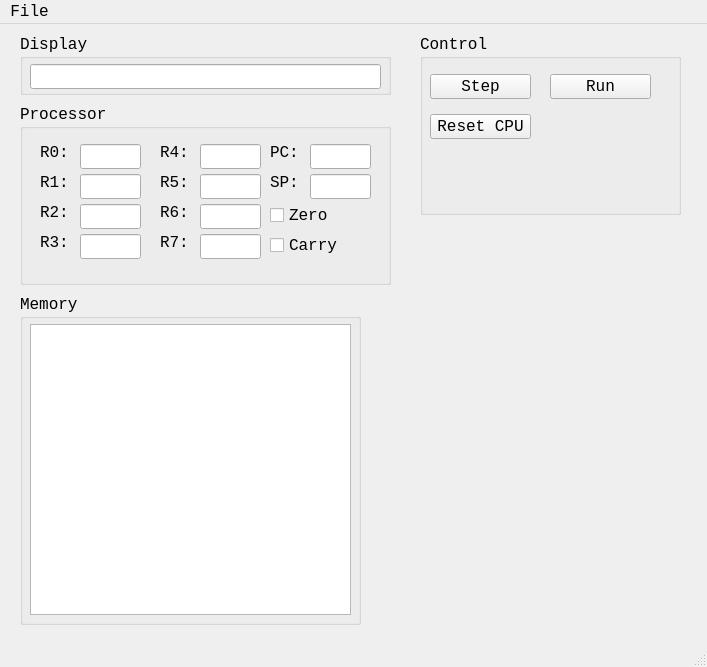
<?xml version="1.0" encoding="UTF-8"?>
<ui version="4.0">
 <class>MainWindow</class>
 <widget class="QMainWindow" name="MainWindow">
  <property name="geometry">
   <rect>
    <x>0</x>
    <y>0</y>
    <width>707</width>
    <height>667</height>
   </rect>
  </property>
  <property name="font">
   <font>
    <family>Monospace</family>
    <pointsize>12</pointsize>
   </font>
  </property>
  <property name="windowTitle">
   <string>tvm</string>
  </property>
  <widget class="QWidget" name="centralwidget">
   <widget class="QGroupBox" name="groupBox">
    <property name="geometry">
     <rect>
      <x>20</x>
      <y>270</y>
      <width>341</width>
      <height>331</height>
     </rect>
    </property>
    <property name="title">
     <string>Memory</string>
    </property>
    <widget class="QTextEdit" name="te_memory_view">
     <property name="geometry">
      <rect>
       <x>10</x>
       <y>30</y>
       <width>321</width>
       <height>291</height>
      </rect>
     </property>
     <property name="readOnly">
      <bool>true</bool>
     </property>
    </widget>
   </widget>
   <widget class="QGroupBox" name="groupBox_2">
    <property name="geometry">
     <rect>
      <x>20</x>
      <y>80</y>
      <width>371</width>
      <height>181</height>
     </rect>
    </property>
    <property name="title">
     <string>Processor</string>
    </property>
    <widget class="QLabel" name="label">
     <property name="geometry">
      <rect>
       <x>20</x>
       <y>40</y>
       <width>31</width>
       <height>17</height>
      </rect>
     </property>
     <property name="text">
      <string>R0:</string>
     </property>
    </widget>
    <widget class="QLineEdit" name="tb_r0">
     <property name="geometry">
      <rect>
       <x>60</x>
       <y>40</y>
       <width>61</width>
       <height>25</height>
      </rect>
     </property>
     <property name="readOnly">
      <bool>true</bool>
     </property>
    </widget>
    <widget class="QLineEdit" name="tb_r1">
     <property name="geometry">
      <rect>
       <x>60</x>
       <y>70</y>
       <width>61</width>
       <height>25</height>
      </rect>
     </property>
     <property name="readOnly">
      <bool>true</bool>
     </property>
    </widget>
    <widget class="QLabel" name="label_2">
     <property name="geometry">
      <rect>
       <x>20</x>
       <y>70</y>
       <width>31</width>
       <height>17</height>
      </rect>
     </property>
     <property name="text">
      <string>R1:</string>
     </property>
    </widget>
    <widget class="QLineEdit" name="tb_r2">
     <property name="geometry">
      <rect>
       <x>60</x>
       <y>100</y>
       <width>61</width>
       <height>25</height>
      </rect>
     </property>
     <property name="readOnly">
      <bool>true</bool>
     </property>
    </widget>
    <widget class="QLabel" name="label_3">
     <property name="geometry">
      <rect>
       <x>20</x>
       <y>100</y>
       <width>31</width>
       <height>17</height>
      </rect>
     </property>
     <property name="text">
      <string>R2:</string>
     </property>
    </widget>
    <widget class="QLineEdit" name="tb_r3">
     <property name="geometry">
      <rect>
       <x>60</x>
       <y>130</y>
       <width>61</width>
       <height>25</height>
      </rect>
     </property>
     <property name="readOnly">
      <bool>true</bool>
     </property>
    </widget>
    <widget class="QLabel" name="label_4">
     <property name="geometry">
      <rect>
       <x>20</x>
       <y>130</y>
       <width>31</width>
       <height>17</height>
      </rect>
     </property>
     <property name="text">
      <string>R3:</string>
     </property>
    </widget>
    <widget class="QLineEdit" name="tb_r4">
     <property name="geometry">
      <rect>
       <x>180</x>
       <y>40</y>
       <width>61</width>
       <height>25</height>
      </rect>
     </property>
     <property name="readOnly">
      <bool>true</bool>
     </property>
    </widget>
    <widget class="QLabel" name="label_5">
     <property name="geometry">
      <rect>
       <x>140</x>
       <y>40</y>
       <width>31</width>
       <height>17</height>
      </rect>
     </property>
     <property name="text">
      <string>R4:</string>
     </property>
    </widget>
    <widget class="QLineEdit" name="tb_r5">
     <property name="geometry">
      <rect>
       <x>180</x>
       <y>70</y>
       <width>61</width>
       <height>25</height>
      </rect>
     </property>
     <property name="readOnly">
      <bool>true</bool>
     </property>
    </widget>
    <widget class="QLabel" name="label_6">
     <property name="geometry">
      <rect>
       <x>140</x>
       <y>70</y>
       <width>31</width>
       <height>17</height>
      </rect>
     </property>
     <property name="text">
      <string>R5:</string>
     </property>
    </widget>
    <widget class="QLineEdit" name="tb_r6">
     <property name="geometry">
      <rect>
       <x>180</x>
       <y>100</y>
       <width>61</width>
       <height>25</height>
      </rect>
     </property>
     <property name="readOnly">
      <bool>true</bool>
     </property>
    </widget>
    <widget class="QLabel" name="label_7">
     <property name="geometry">
      <rect>
       <x>140</x>
       <y>100</y>
       <width>31</width>
       <height>17</height>
      </rect>
     </property>
     <property name="text">
      <string>R6:</string>
     </property>
    </widget>
    <widget class="QLineEdit" name="tb_r7">
     <property name="geometry">
      <rect>
       <x>180</x>
       <y>130</y>
       <width>61</width>
       <height>25</height>
      </rect>
     </property>
     <property name="readOnly">
      <bool>true</bool>
     </property>
    </widget>
    <widget class="QLabel" name="label_8">
     <property name="geometry">
      <rect>
       <x>140</x>
       <y>130</y>
       <width>31</width>
       <height>17</height>
      </rect>
     </property>
     <property name="text">
      <string>R7:</string>
     </property>
    </widget>
    <widget class="QLabel" name="label_9">
     <property name="geometry">
      <rect>
       <x>250</x>
       <y>40</y>
       <width>31</width>
       <height>17</height>
      </rect>
     </property>
     <property name="text">
      <string>PC:</string>
     </property>
    </widget>
    <widget class="QLineEdit" name="tb_pc">
     <property name="geometry">
      <rect>
       <x>290</x>
       <y>40</y>
       <width>61</width>
       <height>25</height>
      </rect>
     </property>
     <property name="readOnly">
      <bool>true</bool>
     </property>
    </widget>
    <widget class="QLineEdit" name="tb_sp">
     <property name="geometry">
      <rect>
       <x>290</x>
       <y>70</y>
       <width>61</width>
       <height>25</height>
      </rect>
     </property>
     <property name="readOnly">
      <bool>true</bool>
     </property>
    </widget>
    <widget class="QLabel" name="label_10">
     <property name="geometry">
      <rect>
       <x>250</x>
       <y>70</y>
       <width>31</width>
       <height>17</height>
      </rect>
     </property>
     <property name="text">
      <string>SP:</string>
     </property>
    </widget>
    <widget class="QCheckBox" name="cb_zero">
     <property name="geometry">
      <rect>
       <x>250</x>
       <y>100</y>
       <width>101</width>
       <height>23</height>
      </rect>
     </property>
     <property name="text">
      <string>Zero</string>
     </property>
     <property name="checkable">
      <bool>true</bool>
     </property>
    </widget>
    <widget class="QCheckBox" name="cb_carry">
     <property name="geometry">
      <rect>
       <x>250</x>
       <y>130</y>
       <width>101</width>
       <height>23</height>
      </rect>
     </property>
     <property name="text">
      <string>Carry</string>
     </property>
     <property name="checkable">
      <bool>true</bool>
     </property>
    </widget>
   </widget>
   <widget class="QGroupBox" name="groupBox_3">
    <property name="geometry">
     <rect>
      <x>420</x>
      <y>10</y>
      <width>261</width>
      <height>181</height>
     </rect>
    </property>
    <property name="title">
     <string>Control</string>
    </property>
    <widget class="QPushButton" name="btn_step">
     <property name="geometry">
      <rect>
       <x>10</x>
       <y>40</y>
       <width>101</width>
       <height>25</height>
      </rect>
     </property>
     <property name="text">
      <string>Step</string>
     </property>
    </widget>
    <widget class="QPushButton" name="btn_reset">
     <property name="geometry">
      <rect>
       <x>10</x>
       <y>80</y>
       <width>101</width>
       <height>25</height>
      </rect>
     </property>
     <property name="text">
      <string>Reset CPU</string>
     </property>
    </widget>
    <widget class="QPushButton" name="btn_run">
     <property name="geometry">
      <rect>
       <x>130</x>
       <y>40</y>
       <width>101</width>
       <height>25</height>
      </rect>
     </property>
     <property name="text">
      <string>Run</string>
     </property>
    </widget>
   </widget>
   <widget class="QGroupBox" name="groupBox_4">
    <property name="geometry">
     <rect>
      <x>20</x>
      <y>10</y>
      <width>371</width>
      <height>61</height>
     </rect>
    </property>
    <property name="title">
     <string>Display</string>
    </property>
    <widget class="QLineEdit" name="txb_display">
     <property name="geometry">
      <rect>
       <x>10</x>
       <y>30</y>
       <width>351</width>
       <height>25</height>
      </rect>
     </property>
     <property name="readOnly">
      <bool>true</bool>
     </property>
    </widget>
   </widget>
  </widget>
  <widget class="QMenuBar" name="menubar">
   <property name="geometry">
    <rect>
     <x>0</x>
     <y>0</y>
     <width>707</width>
     <height>24</height>
    </rect>
   </property>
   <widget class="QMenu" name="menuFile">
    <property name="title">
     <string>File</string>
    </property>
    <addaction name="actionOpen"/>
    <addaction name="separator"/>
    <addaction name="actionQuit"/>
   </widget>
   <addaction name="menuFile"/>
  </widget>
  <widget class="QStatusBar" name="statusbar"/>
  <action name="actionQuit">
   <property name="text">
    <string>Quit</string>
   </property>
  </action>
  <action name="actionOpen">
   <property name="text">
    <string>Open</string>
   </property>
   <property name="shortcut">
    <string>Ctrl+O</string>
   </property>
  </action>
 </widget>
 <resources/>
 <connections/>
</ui>
